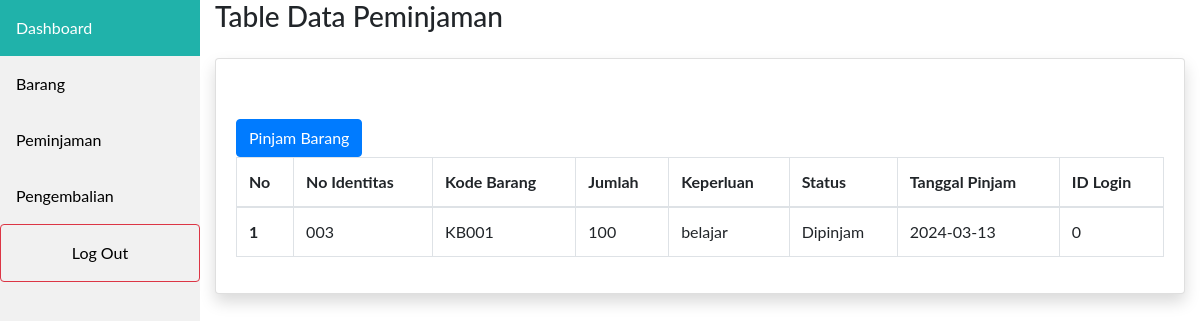
The app's page /peminjaman2.php (signed in), older data.
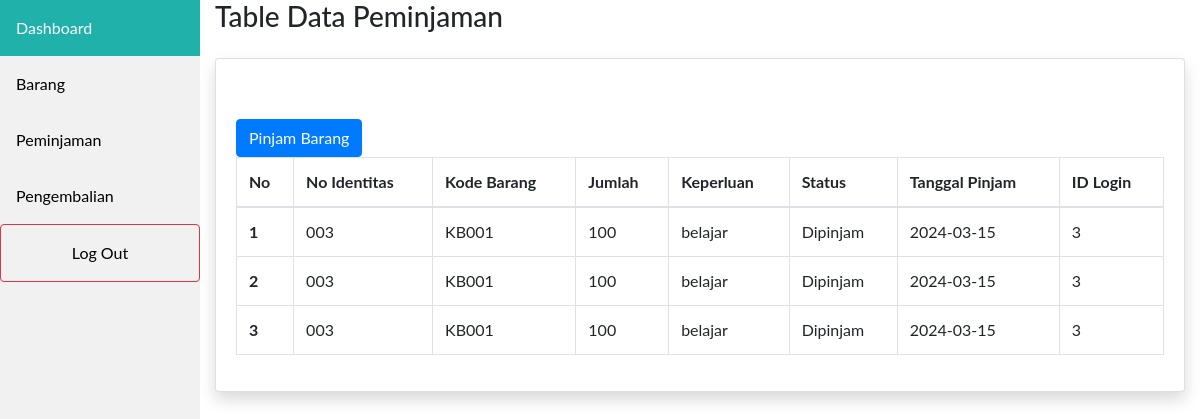
The same page, newer data.
### tables this page shows
CREATE TABLE `peminjaman` (
  `id` int(255) NOT NULL,
  `tgl_pinjam` date NOT NULL,
  `tgl_kembali` date NOT NULL,
  `no_identitas` varchar(255) NOT NULL,
  `kode_barang` varchar(255) NOT NULL,
  `jumlah` int(255) NOT NULL,
  `keperluan` varchar(255) NOT NULL,
  `status` varchar(255) NOT NULL,
  `id_login` int(255) NOT NULL
);

### database.php (called while the page is built, shortened)
<?php
$host = "localhost";
$user = "root";
$pass = "";
$dbname = "sts_ridwan";
$koneksi = mysqli_connect($host, $user, $pass, $dbname) or die("Gagal terhubung dengan database " . mysqli_error($koneksi));
function tampildata1($tablename)
{
    global $koneksi;
    $hasil = mysqli_query($koneksi, "select * from $tablename");
    $rows = [];
    while ($row = mysqli_fetch_assoc($hasil)) {
        $rows[] = $row;
    }
    return $rows;
}
?>

### peminjaman2.php (the view, shortened to what this page needs)
<?php
require_once('database.php');
$data = tampildata1('peminjaman');
$nomor = 0;
?>
<!doctype html>
<html lang="en">
<head>
  <link rel="stylesheet" href="https://cdn.jsdelivr.net/npm/bootstrap@4.6.2/dist/css/bootstrap.min.css"
>
</head>
<body>
  <?php
  if ($_SESSION['status'] <> "login") {
    header("location:login.php?msg=belum_login");
  } else {
    require('navbar2.php');
  }
  ?>
   <div id="content-wrapper" class="d-flex flex-column">
<div id="content">
    <div class="container-fluid">
<h1 class="h3 mb-4 text-gray-800">Table Data Peminjaman</h1>
<div class="card shadow mb-4">
<div class="card-body">
</div>
<div class="card-body">
<div class="table-responsive">
<table class="table table-bordered" id="dataTable" width="100%" cellspacing="0">
<a type="button" name="formulirpinjam" class="btn btn-primary" href="formulirpinjam.php" >Pinjam Barang</a>
    <thead>
        <tr>
            <th>No</th>
            <th>No Identitas</th>
            <th>Kode Barang</th>
            <th>Jumlah</th>
            <th>Keperluan</th>
            <th>Status</th>
            <th>Tanggal Pinjam</th>
            <th>ID Login</th>
        </tr>
    </thead>
    <tbody>
        <?php foreach($data as $peminjaman) : ?>
        <?php $nomor++; ?>
        <tr>
            <th scope="row"><?php echo "$nomor"; ?></th>
            <td><?php echo "$peminjaman[no_identitas]";?></td>
            <td><?php echo "$peminjaman[kode_barang]";?></td>
            <td><?php echo "$peminjaman[jumlah]";?></td>
            <td><?php echo "$peminjaman[keperluan]";?></td>
            <td><?php echo "$peminjaman[status]";?></td>
            <td><?php echo "$peminjaman[tgl_pinjam]";?></td>
            <td><?php echo "$peminjaman[id_login]";?></td>
        </tr>
        <?php endforeach; ?>
    </tbody>
</table>
</div>
</div>
</div>
</div>
</div>
</div>
</body>
</html>

Row changes from the older to the newer data that the page shows:
removed peminjaman: no_identitas "003", kode_barang "KB001", jumlah "100", keperluan "belajar", status "Dipinjam", tgl_pinjam "2024-03-13", id_login "0"
added peminjaman: no_identitas "003", kode_barang "KB001", jumlah "100", keperluan "belajar", status "Dipinjam", tgl_pinjam "2024-03-15", id_login "3"
added peminjaman: no_identitas "003", kode_barang "KB001", jumlah "100", keperluan "belajar", status "Dipinjam", tgl_pinjam "2024-03-15", id_login "3"
added peminjaman: no_identitas "003", kode_barang "KB001", jumlah "100", keperluan "belajar", status "Dipinjam", tgl_pinjam "2024-03-15", id_login "3"
